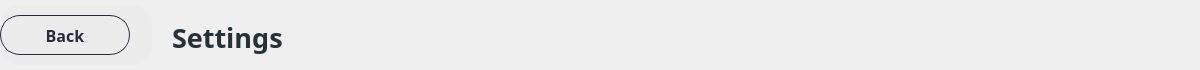
            <widget class="QWidget" name="widget_135" native="true">
             <property name="minimumSize">
              <size>
               <width>1200</width>
               <height>70</height>
              </size>
             </property>
             <property name="maximumSize">
              <size>
               <width>16777215</width>
               <height>70</height>
              </size>
             </property>
             <property name="styleSheet">
              <string notr="true"/>
             </property>
             <widget class="QWidget" name="widget_136" native="true">
              <property name="geometry">
               <rect>
                <x>0</x>
                <y>5</y>
                <width>152</width>
                <height>60</height>
               </rect>
              </property>
              <property name="minimumSize">
               <size>
                <width>0</width>
                <height>60</height>
               </size>
              </property>
              <property name="maximumSize">
               <size>
                <width>16777215</width>
                <height>60</height>
               </size>
              </property>
              <property name="styleSheet">
               <string notr="true">color:rgb(65,155,249);
background-color: rgb(237, 236, 237);
border-radius: 20px;</string>
              </property>
              <layout class="QHBoxLayout" name="horizontalLayout_62">
               <item alignment="Qt::AlignLeft">
                <widget class="QPushButton" name="btn_backSettings">
                 <property name="minimumSize">
                  <size>
                   <width>130</width>
                   <height>40</height>
                  </size>
                 </property>
                 <property name="maximumSize">
                  <size>
                   <width>130</width>
                   <height>40</height>
                  </size>
                 </property>
                 <property name="font">
                  <font>
                   <family>Barlow</family>
                   <pointsize>12</pointsize>
                   <weight>75</weight>
                   <bold>true</bold>
                  </font>
                 </property>
                 <property name="cursor">
                  <cursorShape>PointingHandCursor</cursorShape>
                 </property>
                 <property name="styleSheet">
                  <string notr="true">QPushButton {    
    border: 1px solid rgba(40,43,61,255) ;
    border-radius: 20px;
    padding: 5px 10px;
	color: rgba(40,43,61,255) ;
}

QPushButton:hover {
    background-color: ;
}
</string>
                 </property>
                 <property name="text">
                  <string>Back</string>
                 </property>
                 <property name="icon">
                  <iconset>
                   <normaloff>../icons/icons8-go-back-45.png</normaloff>../icons/icons8-go-back-45.png</iconset>
                 </property>
                 <property name="iconSize">
                  <size>
                   <width>35</width>
                   <height>35</height>
                  </size>
                 </property>
                </widget>
               </item>
              </layout>
             </widget>
             <widget class="QLabel" name="label_headofHttpstesting_2">
              <property name="geometry">
               <rect>
                <x>152</x>
                <y>15</y>
                <width>500</width>
                <height>45</height>
               </rect>
              </property>
              <property name="minimumSize">
               <size>
                <width>500</width>
                <height>45</height>
               </size>
              </property>
              <property name="maximumSize">
               <size>
                <width>500</width>
                <height>45</height>
               </size>
              </property>
              <property name="font">
               <font>
                <family>Barlow</family>
                <pointsize>20</pointsize>
                <weight>75</weight>
                <bold>true</bold>
               </font>
              </property>
              <property name="styleSheet">
               <string notr="true">color: rgb(38, 50, 56);</string>
              </property>
              <property name="text">
               <string>Settings</string>
              </property>
              <property name="alignment">
               <set>Qt::AlignLeading|Qt::AlignLeft|Qt::AlignVCenter</set>
              </property>
              <property name="margin">
               <number>0</number>
              </property>
              <property name="indent">
               <number>20</number>
              </property>
             </widget>
            </widget>
